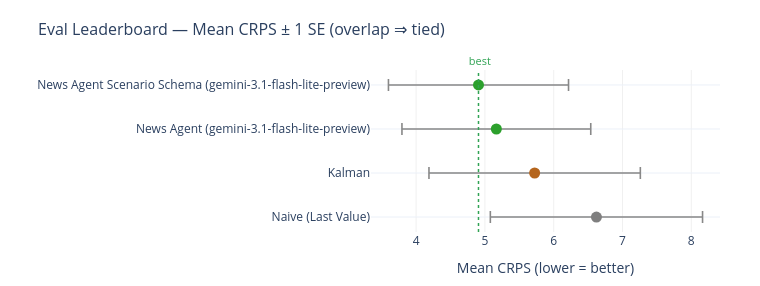

Notebook cell for this chart:
### Code cell
# Same leaderboard, now with a standard-error bar on each mean. If the bars of
# the top methods overlap, their ordering is not statistically distinguishable —
# the honest verdict when only a few origins have been scored.
viz.make_leaderboard_interval_chart(eval_board)

### Figure 1 — Plotly figure (JSON) as saved in the notebook; plotly's stock layout.template omitted (floating-point values rounded to 4 significant figures)
{"data": [{"error_x": {"array": [1.542, 1.536, 1.372, 1.309], "color": "#888888", "thickness": 1.6, "type": "data", "width": 6}, "hovertemplate": "%{y}<br>CRPS %{x:.3f} ± %{error_x.array:.3f}<extra></extra>", "marker": {"color": ["#7f7f7f", "#b5651d", "#2ca02c", "#2ca02c"], "size": 11}, "mode": "markers", "showlegend": false, "type": "scatter", "x": [6.621, 5.723, 5.166, 4.907], "y": ["Naive (Last Value)", "Kalman", "News Agent (gemini-3.1-flash-lite-preview)", "News Agent Scenario Schema (gemini-3.1-flash-lite-preview)"]}], "layout": {"annotations": [{"font": {"color": "#31a354", "size": 11}, "showarrow": false, "text": " best", "x": 4.907, "xanchor": "center", "xref": "x", "y": 1, "yanchor": "bottom", "yref": "y domain"}], "height": 286, "margin": {"b": 50, "l": 230, "r": 40, "t": 70}, "shapes": [{"line": {"color": "#31a354", "dash": "dot", "width": 1.5}, "type": "line", "x0": 4.907, "x1": 4.907, "xref": "x", "y0": 0, "y1": 1, "yref": "y domain"}], "title": {"font": {"size": 16}, "text": "Eval Leaderboard — Mean CRPS ± 1 SE (overlap ⇒ tied)"}, "width": 760, "xaxis": {"gridcolor": "#f0f0f0", "showgrid": true, "title": {"text": "Mean CRPS (lower = better)"}}, "yaxis": {"title": {"text": ""}}}}
